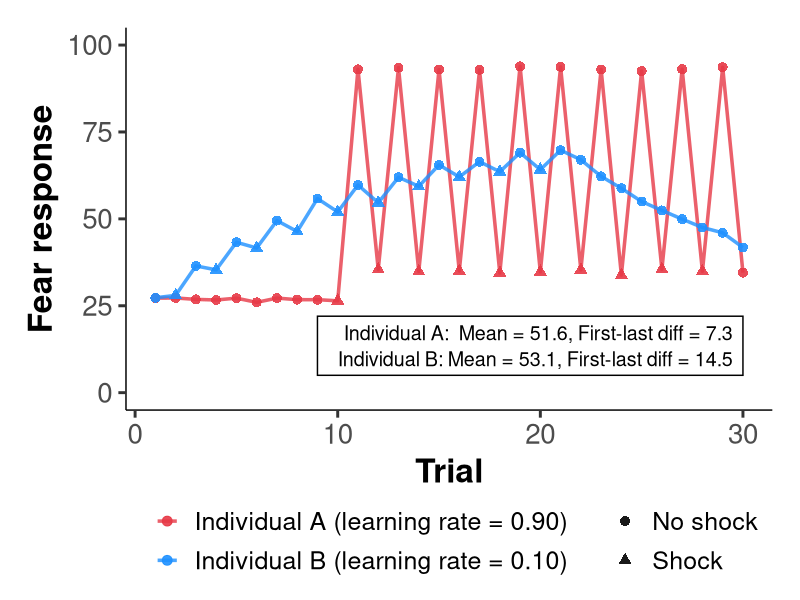
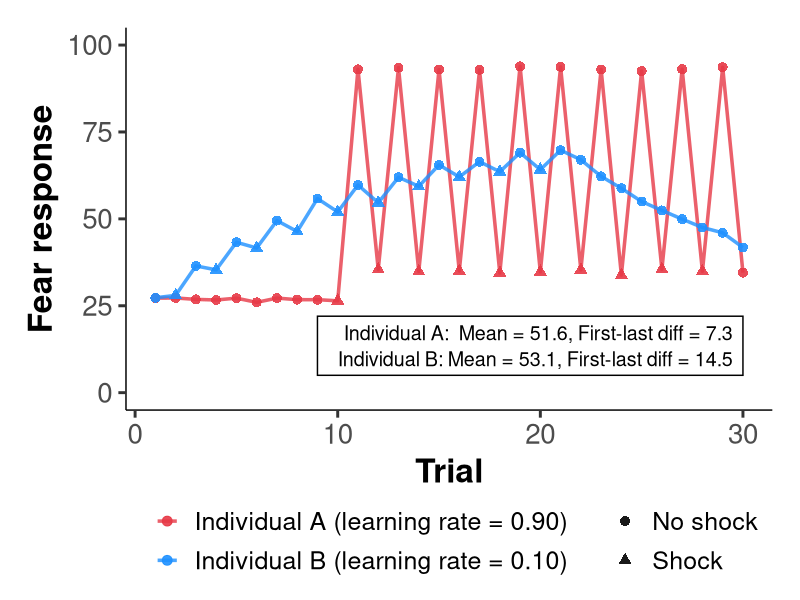
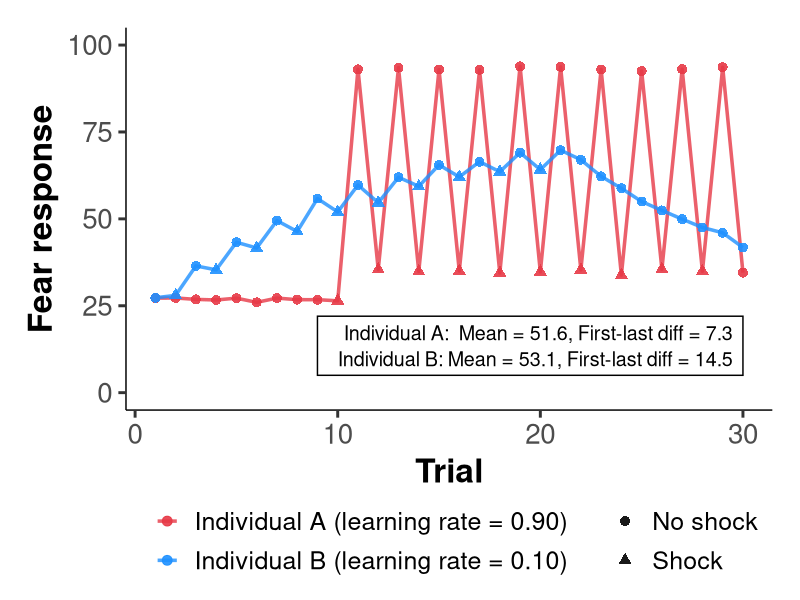
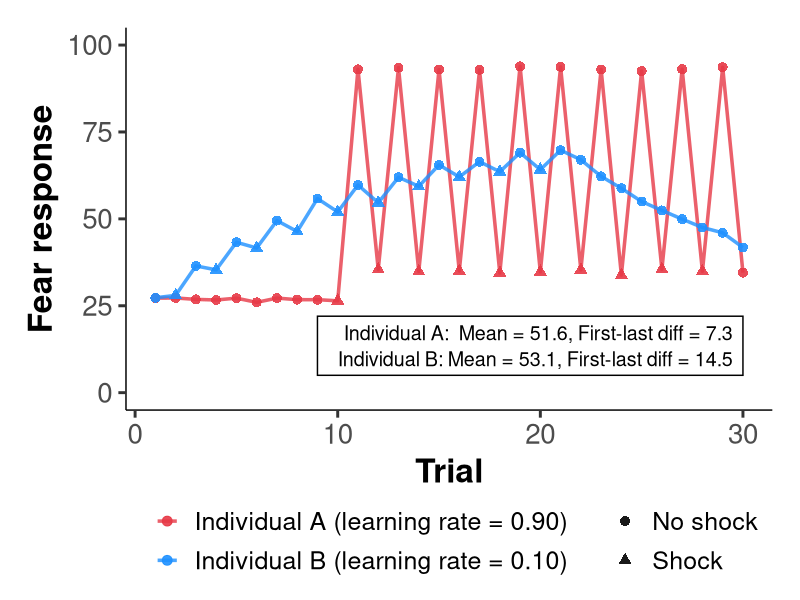

Recreate these plots in R, in order.
# ================================================================================
# Model Variance: How Wrong Models Destroy Signal from Stable Mechanisms
# ================================================================================
#
# This analysis demonstrates that different learning mechanisms can produce
# nearly identical behavioral summary statistics, showing how misspecified
# measurement models destroy mechanistic information.
#
# USAGE:
#   Run all sections to generate the figure

library(tidyverse)

# Set working directory
if (requireNamespace("rstudioapi", quietly = TRUE) && rstudioapi::isAvailable()) {
  script_dir <- dirname(rstudioapi::getActiveDocumentContext()$path)
  if (script_dir != "" && basename(script_dir) == "model_variance") {
    setwd(script_dir)
    cat("Working directory set to:", getwd(), "\n")
  }
} else if (dir.exists("model_variance")) {
  setwd("model_variance")
  cat("Working directory set to:", getwd(), "\n")
}

# ================================================================================
# 1. Simulation Functions
# ================================================================================

simulate_learning_trajectory <- function(alpha, n_trials = 30, shock_trials,
                                         w0 = -1, w1 = 4, A = 0, K = 100,
                                         sigma = 5) {
  v <- 0  # associative value starts at 0
  responses <- numeric(n_trials)
  values <- numeric(n_trials)

  for (t in 1:n_trials) {
    # Transform value to response scale using sigmoid
    theta <- A + (K - A) / (1 + exp(-(w0 + w1 * v)))

    # Generate observed response with noise
    responses[t] <- rnorm(1, theta, sigma)

    # Store current value
    values[t] <- v

    # Update value if shock occurs
    if (t %in% shock_trials) {
      v <- v + alpha * (1 - v)  # positive prediction error
    } else {
      v <- v + alpha * (0 - v)  # negative prediction error (extinction)
    }
  }

  data.frame(
    trial = 1:n_trials,
    response = responses,
    value = values,
    shock = 1:n_trials %in% shock_trials
  )
}

calculate_behavioral_indices <- function(responses) {
  n_trials <- length(responses)

  # Mean response
  mean_resp <- mean(responses, na.rm = TRUE)

  # Linear slope
  slope_model <- lm(responses ~ seq_len(n_trials))
  slope <- coef(slope_model)[2]

  # First to last difference
  first_last_diff <- responses[n_trials] - responses[1]

  # Final trial response
  final_trial <- responses[n_trials]

  list(
    mean = mean_resp,
    slope = slope,
    first_last_diff = first_last_diff,
    final_trial = final_trial
  )
}

# ================================================================================
# 2. Generate Exemplar Individuals with Different Mechanisms
# ================================================================================

set.seed(2025)

# Define TWO individuals with dramatically different learning rates
# Precisely engineered to match BOTH final trial response AND first-last difference
# Through careful tuning of alpha, shock timing, and number of shocks

# Individual A: VERY HIGH learning rate + MID-LATE shocks, NO shock on final trial
# - Extremely fast learner (α = 0.90)
# - Gets 10 shocks mid-late, NOT on final trial so there's extinction
# - Pattern: FLAT early → rise mid-late → DECAY on final trial
alpha_A <- 0.90
shocks_A <- c(10, 12, 14, 16, 18, 20, 22, 24, 26, 28)  # 10 shocks, mid-late, NOT on 30

# Individual B: LOW learning rate + EARLY/MID concentrated shocks
# - Slow learner (α = 0.10)
# - Gets 10 shocks concentrated early/mid session
# - Pattern: gradual rise early → PLATEAU late
alpha_B <- 0.10
shocks_B <- c(2, 4, 6, 8, 10, 12, 14, 16, 18, 20)  # 10 shocks, early-mid

# Simulate with NO noise first to check convergence, then add minimal noise
set.seed(12345)  # Fixed seed for reproducibility
data_A <- simulate_learning_trajectory(alpha_A, shock_trials = shocks_A, sigma = 0.5)
data_B <- simulate_learning_trajectory(alpha_B, shock_trials = shocks_B, sigma = 0.5)

# Calculate behavioral indices
indices_A <- calculate_behavioral_indices(data_A$response)
indices_B <- calculate_behavioral_indices(data_B$response)

# Combine data for plotting
data_A$individual <- "A"
data_A$alpha <- alpha_A
data_A$label <- sprintf("Individual A (learning rate = %.2f)", alpha_A)

data_B$individual <- "B"
data_B$alpha <- alpha_B
data_B$label <- sprintf("Individual B (learning rate = %.2f)", alpha_B)

all_data <- rbind(data_A, data_B)

# ================================================================================
# 3. Create Visualization
# ================================================================================

# Add shape indicator for shock vs no-shock trials
all_data$trial_type <- ifelse(all_data$shock, "Shock", "No shock")

# Format the annotation text for both individuals (mean and first-last)
table_text <- paste(
  sprintf("Individual A:  Mean = %.1f, First-last diff = %.1f",
          indices_A$mean, indices_A$first_last_diff),
  sprintf("Individual B: Mean = %.1f, First-last diff = %.1f",
          indices_B$mean, indices_B$first_last_diff),
  sep = "\n"
)

# Create main figure
figure <- ggplot(all_data, aes(x = trial, y = response, color = label, group = label)) +
  # Plot trajectories as lines
  geom_line(linewidth = 1.2, alpha = 0.8) +

  # Add points with shapes: triangle for shock, circle for no shock
  geom_point(aes(shape = trial_type), size = 3, alpha = 0.9) +

  # Shape scale
  scale_shape_manual(
    values = c("Shock" = 17, "No shock" = 16),  # 17=triangle, 16=circle
    name = ""
  ) +

  # Add annotation box with background
  annotate("rect", xmin = 9, xmax = 30, ymin = 5, ymax = 22,
           fill = "white", color = "black", linewidth = 0.5, alpha = 0.9) +
  annotate("text", x = 29.5, y = 13.5, label = table_text,
           hjust = 1, vjust = 0.5, size = 5, lineheight = 1.1,
           fontface = "plain", color = "black") +

  # Color scheme (sentence case for labels) - only A and B
  scale_color_manual(
    values = setNames(
      c("#E63946", "#1E90FF"),
      c(sprintf("Individual A (learning rate = %.2f)", alpha_A),
        sprintf("Individual B (learning rate = %.2f)", alpha_B))
    ),
    name = ""
  ) +

  # Labels and theme (sentence case, white theme, no grid lines)
  labs(
    x = "Trial",
    y = "Fear response",
  ) +
  theme_classic(base_size = 22) +
  theme(
    plot.title = element_text(face = "bold", size = 26, hjust = 0.5, margin = margin(b = 15)),
    axis.title = element_text(size = 24, face = "bold"),
    axis.text = element_text(size = 20),
    axis.line = element_line(color = "black", linewidth = 0.5),
    legend.position = "bottom",
    legend.text = element_text(size = 18),
    legend.title = element_text(size = 20, face = "bold"),
    legend.box = "horizontal",
    legend.margin = margin(t = 5, b = 0),
    legend.box.spacing = unit(0.3, "cm"),
    plot.margin = margin(20, 20, 20, 20),
    panel.background = element_rect(fill = "white", color = NA),
    plot.background = element_rect(fill = "white", color = NA)
  ) +
  guides(
    color = guide_legend(order = 1, ncol = 1),
    shape = guide_legend(order = 2, ncol = 1)
  ) +
  coord_cartesian(xlim = c(1, 30), ylim = c(0, 100))

# Display figure
print(figure)

# ================================================================================
# 4. Save Figure
# ================================================================================

# Customize figure size
figure_width <- 8
figure_height <- 6
figure_dpi <- 600

# Save in multiple formats
ggsave('model_variance_figure.png', figure,
       width = figure_width, height = figure_height, dpi = figure_dpi, bg = 'white')

ggsave('model_variance_figure.pdf', figure,
       width = figure_width, height = figure_height, bg = 'white', device = cairo_pdf)

ggsave('model_variance_figure.tiff', figure,
       width = figure_width, height = figure_height, dpi = figure_dpi,
       bg = 'white', compression = 'lzw')

cat('\nFigure saved with dimensions:', figure_width, 'x', figure_height, 'inches\n')

# ================================================================================
# 5. Print Summary Statistics
# ================================================================================

cat("\n=== Model Variance Analysis Results ===\n\n")
cat("Comparing two dramatically different learning mechanisms:\n\n")

cat("Individual A (Fast learner, α =", alpha_A, ", late shocks):\n")
cat("  Mean response:", round(indices_A$mean, 2), "\n")
cat("  Final trial response:", round(indices_A$final_trial, 2), "\n")
cat("  Learning pattern: Flat early, explosive rise late\n\n")

cat("Individual B (Slow learner, α =", alpha_B, ", early shocks):\n")
cat("  Mean response:", round(indices_B$mean, 2), "\n")
cat("  Final trial response:", round(indices_B$final_trial, 2), "\n")
cat("  Learning pattern: Gradual rise early, plateau late\n\n")

cat("Despite dramatically different learning rates (α difference = ",
    round(alpha_A - alpha_B, 2), ") and opposite temporal dynamics,\n", sep = "")
cat("mean responses are similar, demonstrating how summary statistics\n")
cat("destroy mechanistic information.\n")
